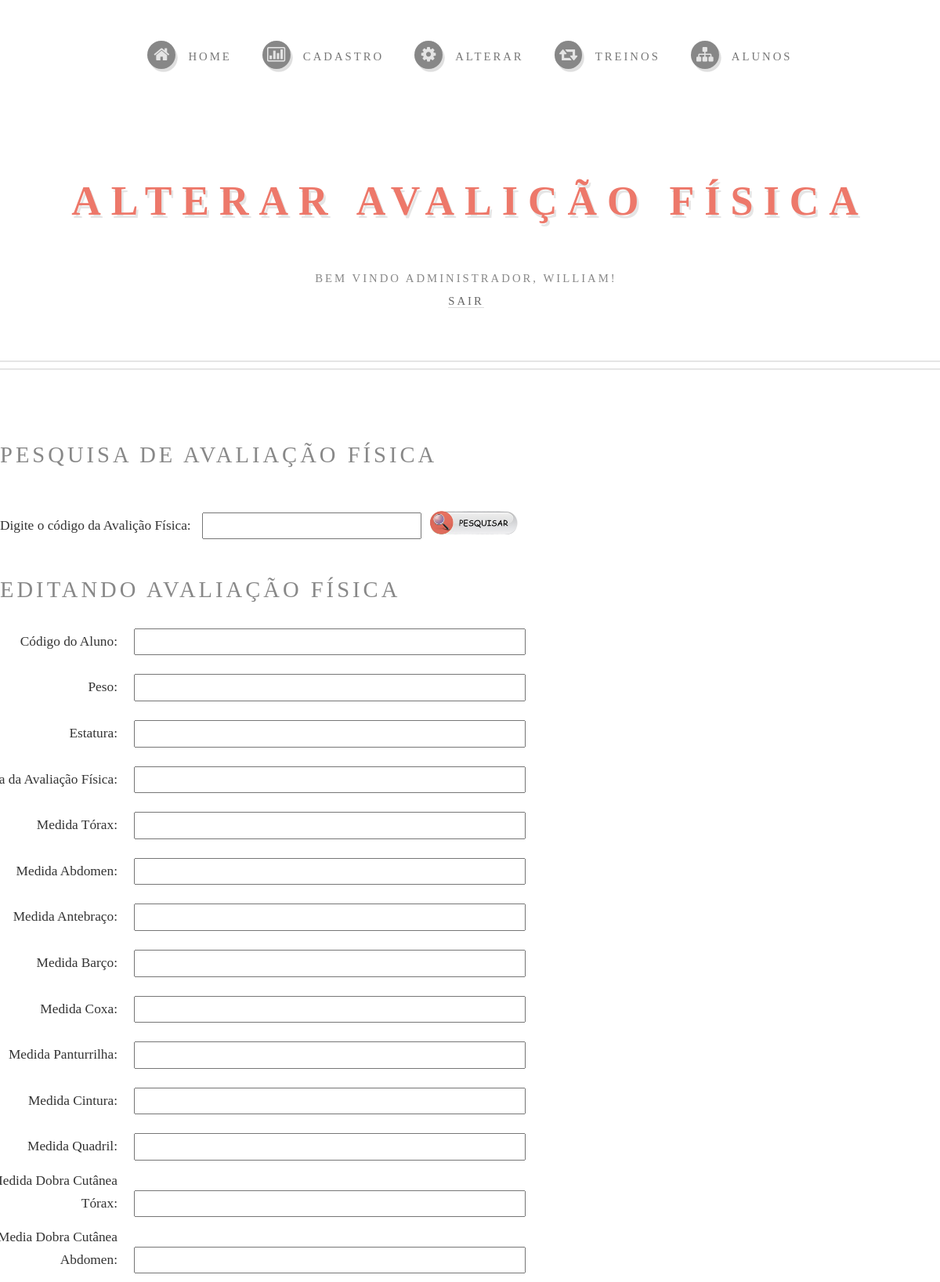
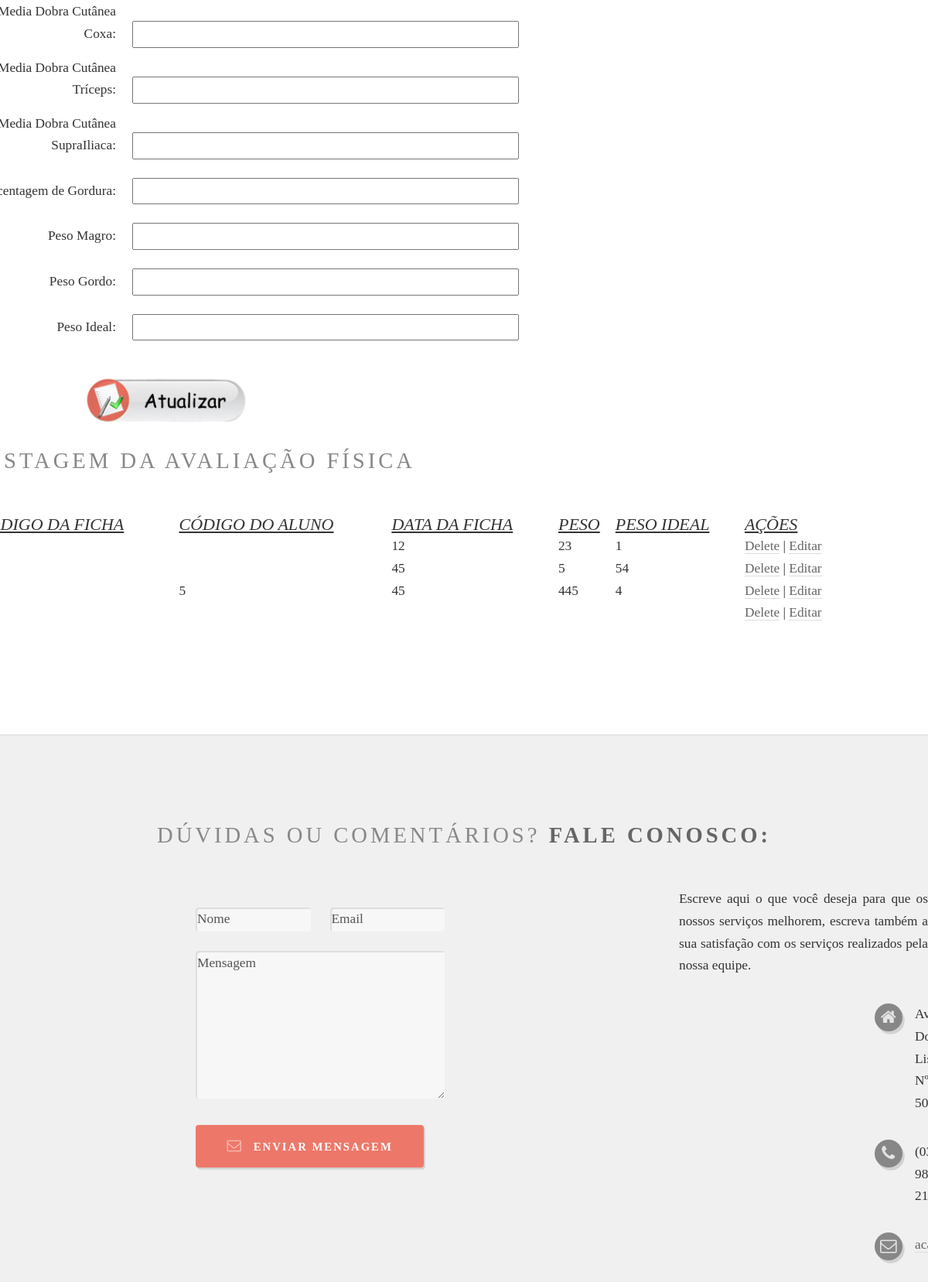
/avaliacao_fisica/edita.php (signed in, upper part), run on the app's committed database (2 pictures, top to bottom).
### tables this page shows
CREATE TABLE IF NOT EXISTS `avaliacaofisica` (
  `codigoAvaliacaoFisica` int(4) NOT NULL AUTO_INCREMENT,
  `codigoAluno` varchar(4) NOT NULL,
  `pesoAluno` varchar(3) NOT NULL,
  `estaturaAluno` varchar(5) NOT NULL,
  `dataAvalicaoAluno` varchar(10) NOT NULL,
  `medidaTorax` varchar(5) NOT NULL,
  `medidaAbdomen` varchar(5) NOT NULL,
  `medidaAntebraco` varchar(5) NOT NULL,
  `medidaBraco` varchar(5) NOT NULL,
  `medidaCoxa` varchar(5) NOT NULL,
  `medidaPanturrilha` varchar(5) NOT NULL,
  `medidaCintura` varchar(5) NOT NULL,
  `medidaQuadril` varchar(5) NOT NULL,
  `medidaDobraCutaneaTorax` varchar(5) NOT NULL,
  `medidaDobraCutaneaAbdomen` varchar(5) NOT NULL,
  `medidaDobraCutaneaCoxa` varchar(5) NOT NULL,
  `medidaDobraCutaneaTriceps` varchar(5) NOT NULL,
  `medidaDobraCutaneaSupraIliaca` varchar(5) NOT NULL,
  `porcentagemGorduraAluno` varchar(5) NOT NULL,
  `pesoMagroAluno` varchar(5) NOT NULL,
  `pesoGordoAluno` varchar(5) NOT NULL,
  `pesoDesejavelAluno` varchar(5) NOT NULL,
  PRIMARY KEY (`codigoAvaliacaoFisica`)
);

### avaliacao_fisica/edita.php (the view, shortened to what this page needs)
<!DOCTYPE HTML>
<html>
	<head>
			<link rel="stylesheet" href="../css/skel-noscript.css" />
			<link rel="stylesheet" href="../css/style.css" />
			<link rel="stylesheet" href="../css/style-desktop.css" />
	</head>
	<body class="homepage">
			<div id="header-wrapper">
					<div id="header" class="container">
							<h1 id="logo"><a href="#">Alterar Avalição Física</a></h1>
                            <div class="bv">
<?php
		$usuario = $_SESSION['user'];
		print "<p>Bem vindo administrador, $usuario!";
?>
</br><a href='../logout.php'>Sair</a>
</div>
							<nav id="nav">
										<ul>
									<li><a class="icon icon-home" href="../index.php"><span>HOME</span></a></li>
									<li>
										<a href="" class="icon icon-bar-chart"><span>CADASTRO</span></a>
									</li>
									<li><a class="icon icon-cog" href="#"><span>ALTERAR</span></a>
                                        </li>
									<li><a class="icon icon-retweet" href="../treinos.php"><span>TREINOS</span></a></li>
									<li><a class="icon icon-sitemap" href="../alunos.php"><span>ALUNOS </span></a></li>
								</ul>
							</nav>
					</div>
			</div>
			<div id="features-wrapper">
					<section id="features" class="container">
                            <div class="pesquisa">
       <h2>Pesquisa de Avaliação Física</h2>
       <div class="area_pesquisa">
		<form method="post" action="pesquisa.php">
			<label id='lpesquisa'>Digite o código da Avalição Física:</label>
			<input id='ipesquisa' type="text" name="codigoAvaliacaoFisica" />
			<button id="submit_pesquisa" class="button" type="submit"></button>
		</form>
        </div>
<?php
	$codigoAluno = $_GET ['codigoAluno'];
	$pesoAluno = $_GET ['pesoAluno'];
	$estaturaAluno = $_GET ['estaturaAluno'];
	$dataAvalicaoAluno = $_GET ['dataAvalicaoAluno'];
	$medidaTorax = $_GET ['medidaTorax'];
	$medidaAbdomen = $_GET ['medidaAbdomen'];
	$medidaAntebraco = $_GET ['medidaAntebraco'];
	$medidaBraco = $_GET ['medidaBraco'];
	$medidaCoxa = $_GET ['medidaCoxa'];
	$medidaPanturrilha = $_GET ['medidaPanturrilha'];
	$medidaCintura = $_GET ['medidaCintura'];
	$medidaQuadril = $_GET ['medidaQuadril'];
	$medidaDobraCutaneaTorax = $_GET ['medidaDobraCutaneaTorax'];
	$medidaDobraCutaneaAbdomen = $_GET ['medidaDobraCutaneaAbdomen'];
	$medidaDobraCutaneaCoxa = $_GET ['medidaDobraCutaneaCoxa'];
	$medidaDobraCutaneaTriceps = $_GET ['medidaDobraCutaneaTriceps'];
	$medidaDobraCutaneaSupraIliaca = $_GET ['medidaDobraCutaneaSupraIliaca'];
	$porcentagemGorduraAluno = $_GET ['porcentagemGorduraAluno'];
	$pesoMagroAluno = $_GET ['pesoMagroAluno'];
	$pesoGordoAluno = $_GET ['pesoGordoAluno'];
	$pesoDesejavelAluno = $_GET ['pesoDesejavelAluno'];
?>
		<h2>Editando Avaliação Física</h2></br>
		<form method="POST" action="atualiza.php">
        	<div class="formulario_alteracao">
            <label>Código do Aluno:</label>
            <?php print "<input type='text' name='codigoAluno' value='$codigoAluno'/>"; ?></br>
            <label>Peso:</label>
            <?php print "<input type='text' name='pesoAluno' value='$pesoAluno'/>";?></br>
            <label>Estatura:</label>
            <?php print "<input type='text' name='estaturaAluno' value='$estaturaAluno'/>";?></br>
            <label>Data da Avaliação Física:</label>
            <?php print "<input type='text' name='dataAvalicaoAluno' value='$dataAvalicaoAluno'/>";?></br>
            <label>Medida Tórax:</label>
            <?php print "<input type='text' name='medidaTorax' value='$medidaTorax'/>";?></br>
            <label>Medida Abdomen:</label>
            <?php print "<input type='text' name='medidaAbdomen' value='$medidaAbdomen'/>";?></br>
            <label>Medida Antebraço:</label>
            <?php print "<input type='text' name='medidaAntebraco' value='$medidaAntebraco'/>";?></br>
            <label>Medida Barço:</label>
            <?php print "<input type='text' name='medidaBraco' value='$medidaBraco'/>";?></br>
            <label>Medida Coxa:</label>
            <?php print "<input type='text' name='medidaCoxa' value='$medidaCoxa'/>";?></br>
            <label>Medida Panturrilha:</label>
            <?php print "<input type='text' name='medidaPanturrilha' value='$medidaPanturrilha'/>";?></br>
            <label>Medida Cintura:</label>
            <?php print "<input type='text' name='medidaCintura' value='$medidaCintura'/>";?></br>
            <label>Medida Quadril:</label>
            <?php print "<input type='text' name='medidaQuadril' value='$medidaQuadril'/>";?></br>
            <label>Medida Dobra Cutânea Tórax:</label>
            <?php print "<input type='text' name='medidaDobraCutaneaTorax' value='$medidaDobraCutaneaTorax'/>";?></br>
            <label>Media Dobra Cutânea Abdomen:</label>
            <?php print "<input type='text' name='medidaDobraCutaneaAbdomen' value='$medidaDobraCutaneaAbdomen'/>";?></br>
            <label>Media Dobra Cutânea Coxa:</label>
            <?php print "<input type='text' name='medidaDobraCutaneaCoxa' value='$medidaDobraCutaneaCoxa'/>";?></br>
            <label>Media Dobra Cutânea Tríceps:</label>
            <?php print "<input type='text' name='medidaDobraCutaneaTriceps' value='$medidaDobraCutaneaTriceps'/>";?></br>
            <label>Media Dobra Cutânea SupraIliaca:</label>
            <?php print "<input type='text' name='medidaDobraCutaneaSupraIliaca' value='$medidaDobraCutaneaSupraIliaca'/>";?></br>
            <label>Porcentagem de Gordura:</label>
            <?php print "<input type='text' name='porcentagemGorduraAluno' value='$porcentagemGorduraAluno'/>";?></br>
            <label>Peso Magro:</label>
            <?php print "<input type='text' name='pesoMagroAluno' value='$pesoMagroAluno'/>";?></br>
            <label>Peso Gordo:</label>
            <?php print "<input type='text' name='pesoGordoAluno' value='$pesoGordoAluno'/>";?></br>
            <label>Peso Ideal:</label>
            <?php print "<input type='text' name='pesoDesejavelAluno' value='$pesoDesejavelAluno'/>";?></br>
			<button id="submit_atualiza" type="submit"></button>
			<h2>Listagem da Avaliação Física</h2>
		<?php
			$ds = 'mysql:host=localhost;dbname=bodycontrol';
			$user = 'root';
			$pass = '';
			$db = new PDO($ds, $user, $pass);
			$query = "select * from avaliacaofisica";
			$stm = $db->prepare($query);
			if ($stm -> execute()){
						print"<table border style='border-collapse:collapse'>";
						print"<tr class='lista'><th>CÓDIGO DA FICHA</th>";
						print"<th>CÓDIGO DO ALUNO</th>";
						print"<th>DATA DA FICHA</th>";
						print"<th>PESO</th>";
						print"<th>PESO IDEAL</th>";
						print"<th>AÇÕES</th></tr>";
						while ($row = $stm->fetch()){
						$codigoAvaliacaoFisica = $row['codigoAvaliacaoFisica'];
						$codigoAluno = $row ['codigoAluno'];
						$pesoAluno = $row ['pesoAluno'];
						$estaturaAluno = $row ['estaturaAluno'];
						$dataAvalicaoAluno = $row ['dataAvalicaoAluno'];
						$medidaTorax = $row ['medidaTorax'];
						$medidaAbdomen = $row ['medidaAbdomen'];
						$medidaAntebraco = $row ['medidaAntebraco'];
						$medidaBraco = $row ['medidaBraco'];
						$medidaCoxa = $row ['medidaCoxa'];
						$medidaPanturrilha = $row ['medidaPanturrilha'];
						$medidaCintura = $row ['medidaCintura'];
						$medidaQuadril = $row ['medidaQuadril'];
						$medidaDobraCutaneaTorax = $row ['medidaDobraCutaneaTorax'];
						$medidaDobraCutaneaAbdomen = $row ['medidaDobraCutaneaAbdomen'];
						$medidaDobraCutaneaCoxa = $row ['medidaDobraCutaneaCoxa'];
						$medidaDobraCutaneaTriceps = $row ['medidaDobraCutaneaTriceps'];
						$medidaDobraCutaneaSupraIliaca = $row ['medidaDobraCutaneaSupraIliaca'];
						$porcentagemGorduraAluno = $row ['porcentagemGorduraAluno'];
						$pesoMagroAluno = $row ['pesoMagroAluno'];
						$pesoGordoAluno = $row ['pesoGordoAluno'];
						$pesoDesejavelAluno = $row ['pesoDesejavelAluno'];
						print"<tr><td>$codigoAvaliacaoFisica</td>";
						print"<td>$codigoAluno</td>";
						print"<td>$dataAvalicaoAluno</td>";
						print"<td>$pesoAluno</td>";
						print"<td>$pesoDesejavelAluno</td>";
						print"<td><a href='delete.php?codigoAvaliacaoFisica=$codigoAvaliacaoFisica'>Delete</a> | ";
						print"<a href='edita.php?codigoAvaliacaoFisica=$codigoAvaliacaoFisica&codigoAluno=$codigoAluno&pesoAluno=$pesoAluno&estaturaAluno=$estaturaAluno&dataAvalicaoAluno=$dataAvalicaoAluno&medidaTorax=$medidaTorax&medidaAbdomen=$medidaAbdomen&medidaAntebraco=$medidaAntebraco&medidaBraco=$medidaBraco&medidaCoxa=$medidaCoxa&medidaPanturrilha=$medidaPanturrilha&medidaCintura=$medidaCintura&medidaQuadril=$medidaQuadril&medidaDobraCutaneaTorax=$medidaDobraCutaneaTorax&medidaDobraCutaneaAbdomen=$medidaDobraCutaneaAbdomen&medidaDobraCutaneaCoxa=$medidaDobraCutaneaCoxa&medidaDobraCutaneaTriceps=$medidaDobraCutaneaTriceps&medidaDobraCutaneaSupraIliaca=$medidaDobraCutaneaSupraIliaca&porcentagemGorduraAluno=$porcentagemGorduraAluno&pesoMagroAluno=$pesoMagroAluno&pesoGordoAluno=$pesoGordoAluno&pesoDesejavelAluno=$pesoDesejavelAluno'>";
						print"Editar</a></td></tr>";
					}
					print "</table>";
			}
			else{
				print"<h3>Erro ao listar Avaliações Físicas</h3>";
			}
		?>
		</form>
	</div>
							</div>
			<div id="main-wrapper">
			<div id="footer-wrapper">
					<div id="footer" class="container">
						<header>
							<h2>DÚVIDAS OU COMENTÁRIOS? <strong>FALE CONOSCO:</strong></h2>
						</header>
						<div class="row">
							<div class="6u">
								<section>
									<form method="post" action="#">
										<div class="row half">
											<div class="6u">
												<input name="name" placeholder="Nome" type="text" class="text" />
											</div>
											<div class="6u">
												<input name="email" placeholder="Email" type="text" class="text" />
											</div>
										</div>
										<div class="row half">
											<div class="12u">
												<textarea name="message" placeholder="Mensagem"></textarea>
											</div>
										</div>
										<div class="row half">
											<div class="12u">
												<a href="#" class="button button-icon icon icon-envelope">Enviar Mensagem</a>
											</div>
										</div>
									</form>
								</section>
							</div>
							<div class="6u">
								<section>
									<p>Escreve aqui o que você deseja para que os nossos serviços melhorem, escreva também a sua satisfação com os serviços realizados pela nossa equipe.</p>
									<div class="row">
										<ul class="icons 6u">
											<li class="icon icon-home">Av. Doutor Lisboa, Nº 500</li>
											<li class="icon icon-phone">
												(035) 9892-2133</li>
											<li class="icon icon-envelope">
												<a href="#">academia@bodycontrol.com</a></li>
										</ul>
									</div>
								</section>
							</div>
						</div>
					</div>
			</div>
	</body>
</html>

### css/skel-noscript.css (style rules this page uses)
html,body,div,span,applet,object,iframe,h1,h2,h3,h4,h5,h6,p,blockquote,pre,a,abbr,acronym,address,big,cite,code,del,dfn,em,img,ins,kbd,q,s,samp,small,strike,strong,sub,sup,tt,var,b,u,i,center,dl,dt,dd,ol,ul,li,fieldset,form,label,legend,table,caption,tbody,tfoot,thead,tr,th,td,article,aside,canvas,details,embed,figure,figcaption,footer,header,hgroup,menu,nav,output,ruby,section,summary,time,mark,audio,video { margin:0;padding:0;border:0;font-size:100%;font:inherit;vertical-align:baseline; }
article,aside,details,figcaption,figure,footer,header,hgroup,menu,nav,section { display:block; }
body { line-height:1; }
ol,ul { list-style:none; }
table { border-collapse:collapse;border-spacing:0; }
body { -webkit-text-size-adjust:none }
*, *:before, *:after { -moz-box-sizing: border-box; -webkit-box-sizing: border-box; -o-box-sizing: border-box; -ms-box-sizing: border-box; box-sizing: border-box; }
body { min-width: 1200px; }
.container { width: 1200px; margin: 0 auto; }
.\31 2u { width: 100% }
.\36 u { width: 50% }
.row > * { float: left; -moz-box-sizing: border-box; -webkit-box-sizing: border-box; -o-box-sizing: border-box; -ms-box-sizing: border-box; box-sizing: border-box; padding-bottom: 0; padding-left: 303px; padding-right: 0; padding-top: 50px; }
.row + .row > * { padding-top: 50px; }
.row { margin-left: -50px; }
.row:after { content: ''; display: block; clear: both; height: 0; }
.row:first-child > * { padding-top: 0; }
.row > * { padding-top: 0; }
.row.half > * { padding: 25px 0 0 25px; }
.row.half + .row.half > * { padding-top: 25px; }
.row.half { margin-left: -25px; }

### css/style-desktop.css (style rules this page uses)
body,input,textarea,select { line-height: 1.65em; font-size: 13pt; }
h2 { font-size: 1.65em; font-weight: 400; letter-spacing: 4px; margin: 0 0 1.5em 0; line-height: 1.75em; }
.button { font-size: 0.85em; letter-spacing: 2px; padding: 0.85em 2.75em 0.85em 2.75em; }
#features-wrapper { padding: 6em 0 6em 0; }
#main-wrapper { padding: 6em 0 6em 0; }
#footer-wrapper { padding: 6em 0 8em 0; }
#header { padding: 14em 0 7em 0; }
#header h1 { font-size: 3em; letter-spacing: 13px; }
#header p { margin: 2.5em 0 0 0; font-size: 0.85em; letter-spacing: 3px; }
#nav { position: absolute; top: 3em; left: 0; width: 100%; }
#nav > ul > li { display: inline-block; padding-right: 2em; }
#nav > ul > li:last-child { padding-right: 0; }
#nav > ul > li > a { display: block; }
#nav > ul > li > a > span { font-size: 0.85em; letter-spacing: 3px; }

### css/style-1000px.css (style rules this page uses)
body { line-height: 1.75em; font-size: 12pt; }
h2 { margin: 0 0 1em 0; }
#features-wrapper { padding: 4em 0 4em 0; }
#main-wrapper { padding: 4em 0 4em 0; }
#footer-wrapper { padding: 4em 0 6em 0; }
#header { padding: 12em 0 7em 0; }
#header h1 { font-size: 2.5em; }
#header p { margin: 2em 0 0 0; }
#nav > ul > li { padding-right: 1.25em; }

### data on the page
avaliacaofisica: dataAvalicaoAluno "12", pesoAluno "23", pesoDesejavelAluno "1"
avaliacaofisica: dataAvalicaoAluno "45", pesoAluno "5", pesoDesejavelAluno "54"
avaliacaofisica: codigoAluno "5", dataAvalicaoAluno "45", pesoAluno "445", pesoDesejavelAluno "4"

### other printed values
$usuario "WILLIAM"
